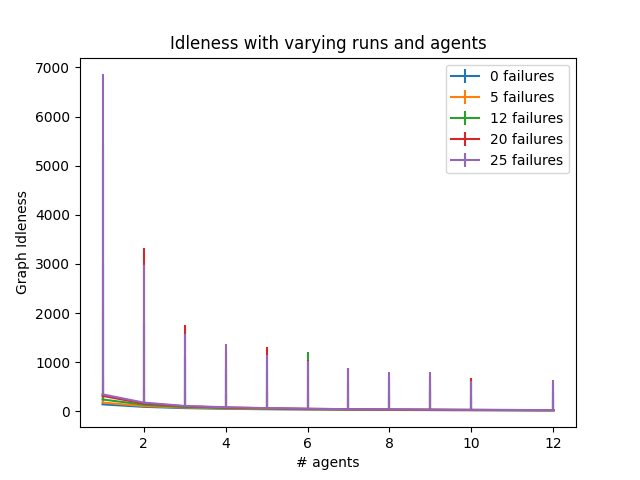

The Python source for this figure:
import pandas as pd
import matplotlib.pyplot as plt
import xlsxwriter
import numpy as np
import os
rootdir ='../data_3/'

cars = [1,2,3,4,5,6,7,8,9,10,12]
deads = [0,5,12,20,25]
num_runs = 8
plt.figure()
dev = []
avgs = []
for dead in deads:
	avg = []
	min1 = []
	max1 = []
	std = []
	for car in cars:
		path = rootdir+'cr'+str(car)+'/'+str(dead)+'devices_failed/'
		runs = []
		min_val = []
		max_val = []
		instantaneous_node_idleness =[]
		for i in range(num_runs):
			#print(path+'run'+str(i)+'/run.xlsx')
			runs.append(np.array(pd.read_excel(pd.ExcelFile(path+'run'+str(i)+'/run.xlsx'))))
			runs[i] = runs[i][0:][:,1:]
			instantaneous_node_idleness.append(np.mean(runs[i],axis=1))
			min_val.append(np.min(runs[i])
			max_val.append(np.max(runs[i])
		graph_idlness = np.mean(instantaneous_node_idleness,axis=1)
		max_check = np.max(max_val)
		min_check = np.max(min_val)
		avg.append(np.mean(graph_idlness))
		std.append(np.std(graph_idlness))
		max1.append(max_check)
		min1.append(min_check)
	print(std)
	# plt.plot(cars, avg, label =str(dead)+"failures")

	avgs.append(avg)
	dev.append(std)
	plt.errorbar(cars, avg,yerr=[min1, max1], capthick=1.0, label=str(dead)+" failures")
	plt.draw()
	# plt.plot(cars, avg, label ="no of device failures ="+str(dead))
# plt.plot(cars, avg, 'b--')
# for i in range(len(dev)):
	# plt.plot(cars, avgs[i])#, label ="no of device failures ="+str(i*2))
	# plt.errorbar(cars, avgs[i], yerr = dev[i],  capthick=1.0)
plt.title("Idleness with varying runs and agents")
plt.xlabel("# agents")
plt.ylabel("Graph Idleness")
plt.legend()
# plt.show()
plt.savefig('max-min.png', dpi = 100)
# plt.savefig('dead'+str(dead)+'_new.png', dpi = 100)
